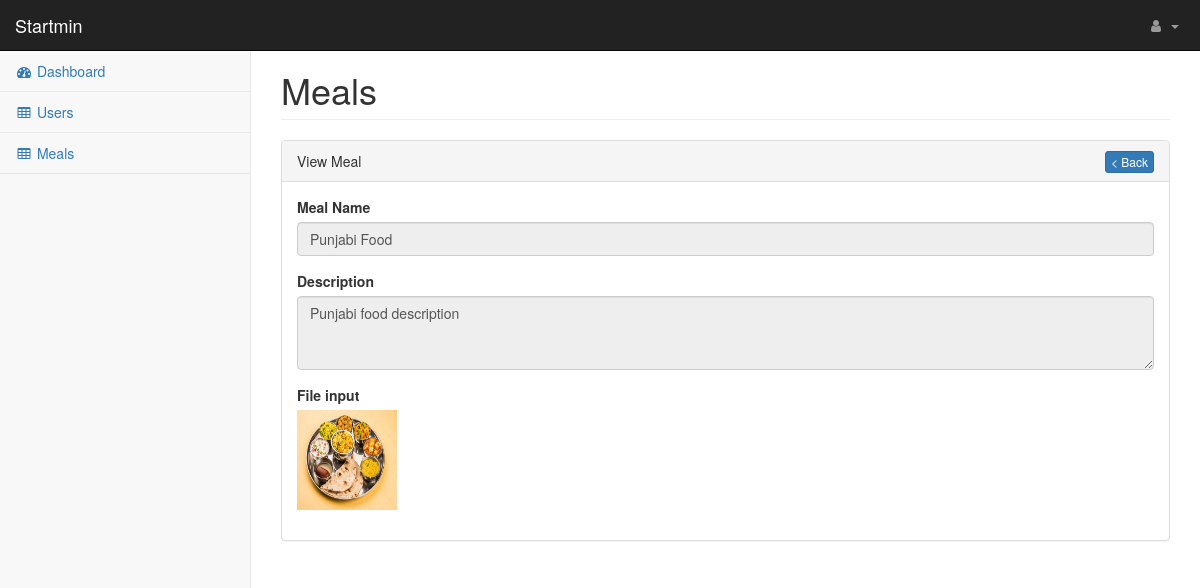
/admin/viewmeal.php?id=2, run on the app's committed database.
### tables this page shows
CREATE TABLE `meals` (
  `id` int(11) NOT NULL,
  `meal_name` varchar(100) NOT NULL,
  `description` varchar(500) NOT NULL,
  `image` varchar(200) NOT NULL
);

### admin/connect.php (called while the page is built, shortened)
<?php
class Connect
{
    public $config = array(
        'servername'=> 'localhost',
        'username'=> 'root',
        'password'=> '',
        'dbname'=> 'tiffen'
    );
    function __construct()
    {
        $this->conn = new mysqli($this->config['servername'], $this->config['username'], $this->config['password'], $this->config['dbname']);
    }
}
?>

### admin/submit.php (called while the page is built, shortened)
<?php
	require_once('../classes/meal.php');
	$mealObj=new Meal;
	if(isset($_GET["id"]) && !empty(trim($_GET["id"]))){
		$id =  trim($_GET["id"]);
		$meal=$mealObj->getMealById($id);
	}
?>

### classes/meal.php (called while the page is built, shortened)
<?php
include_once './connect.php';
class Meal extends Connect{
	public $meal = array('data' =>array() , 'error'=> '', 'success'=> '' );
	function getMealById($id){
		$sql = "SELECT * FROM meals WHERE id = ".$id;
		$result = $this->conn->query($sql);
		$row = $result->fetch_assoc();
		$this->meal["data"]["id"] = $row["id"];
		$this->meal["data"]["meal_name"] = $row["meal_name"];
		$this->meal["data"]["description"] = $row["description"];
		$this->meal["data"]["image"] = $row["image"];
		return $this->meal;
	}
}
?>

### admin/viewmeal.php (the view, shortened to what this page needs)
<?php include 'submit.php' ?>
<?php include 'header.php' ?>
<?php include 'navigation.php' ?>
            <div id="page-wrapper">
                <div class="container-fluid">
                    <div class="row">
                        <div class="col-lg-12">
                            <h1 class="page-header">Meals</h1>
                            <div class="panel panel-default">
                                <div class="panel-heading">
                                    View Meal
                                    <a href="meals.php"><button type="button" class="btn btn-primary btn-xs pull-right">< Back</button></a>
                                </div>
                                <div class="panel-body">
                                <form role="form" enctype="multipart/form-data" method="post">
                                <div class="form-group">
                                    <label>Meal Name</label>
                                    <input class="form-control" name="meal_name" readonly value="<?php echo $meal["data"]["meal_name"]; ?>" placeholder="Enter Name">
                                </div>
                                <div class="form-group">
                                    <label>Description </label>
                                    <textarea class="form-control" name="description" readonly placeholder="Enter Description" rows="3"><?php echo $meal["data"]["description"] ?></textarea>
                                </div>
                                <div class="form-group">
                                    <label>File input</label>
                                    <p>
                                    <?php if(!empty($meal['data']['image'])){ ?>
                                            <img width="100px" height="100px" src="uploads/<?php echo $meal['data']['image']; ?>">
                                    <?php } ?>
                                    </p>
                                </div>
                                </form>
                                </div>
                            </div>
                        </div>
                    </div>
                </div>
            </div>
<?php include 'footer.php' ?>

### admin/css/startmin.css (style rules this page uses)
body { background-color: #f8f8f8; }
#page-wrapper { padding-top: 30px; min-height: 568px; background-color: #fff; }
@media (min-width:768px) { #page-wrapper { position: inherit; margin-left: 250px; padding: 30px 15px 0 15px; border-left: 1px solid #e7e7e7; } }

### data on the page
meals: meal_name "Punjabi Food", description "Punjabi food description", image (picture)
